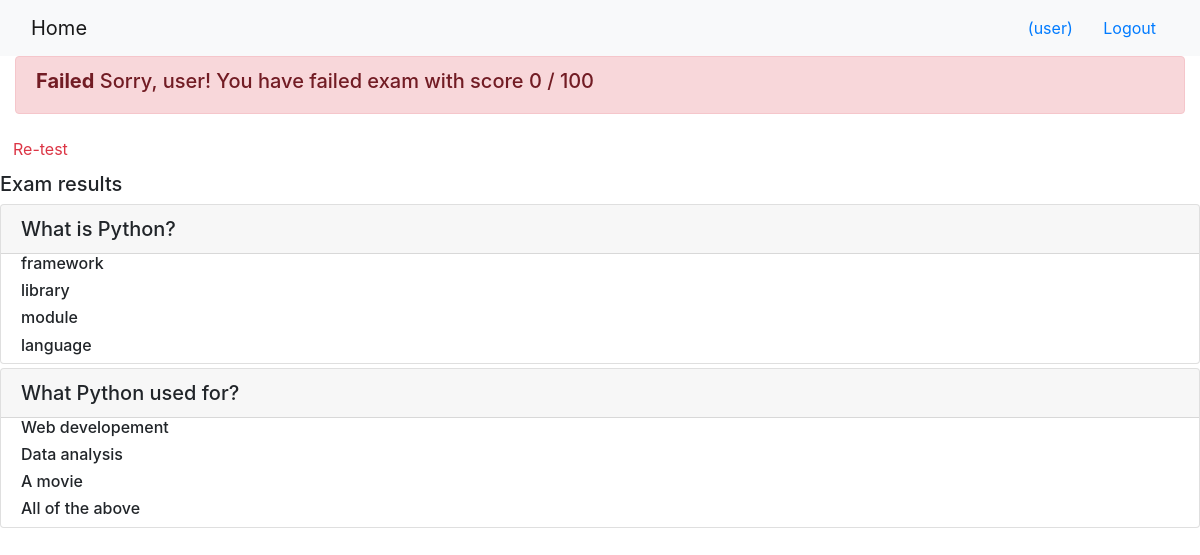
Screenshot of /onlinecourse/2/show_exam_result/2 (signed in) with the database file from the repository.
### onlinecourse/models.py (models this page shows, shortened)
class Question(models.Model):
    question_text = models.TextField()
    grade = models.IntegerField()
    lesson_id = models.ForeignKey(Lesson, on_delete=models.CASCADE)

class Choice(models.Model):
    choice_text = models.TextField()
    is_correct = models.BooleanField()
    question_id = models.ForeignKey(Question, on_delete=models.CASCADE)

### onlinecourse/views.py (the view, shortened to what this page needs)
# urls.py: path('<int:course_id>/show_exam_result/<int:submission_id>', views.show_exam_result, name='show_exam_result'),
def show_exam_result(request, course_id, submission_id):
    context = {}
    course = Course.objects.get(pk=course_id)
    submission = Submission.objects.get(pk=submission_id)
    number_of_questionsss = get_quest_number(course_id)
    selected_choice_ids = submission.chocies.all()
    total_score = 0
    print('im here')
    questions = []
    print('the questions of the exam:')
    print(questions)
    number_of_questions = len(questions)
    print(number_of_questions)
    selected_correct_choices = []
    correct_and_not_selected = []
    questions_total_score = 0
    print('total score')
    print(total_score)
    total_score = int((total_score * 100)/number_of_questionsss)
    selected_choice_idss = []
    for id in selected_choice_ids:
        selected_choice_idss.append(id.pk)
    print(selected_correct_choices)
    print(selected_correct_choices.count(1))
    print('selected_choice_idss')
    print(selected_choice_idss)
    print('number of questionsss')
    print(number_of_questionsss)
    context['course'] = course
    context['submission'] = submission
    context['selected_choice_idss'] = selected_choice_idss
    context['total_score'] = total_score
    context['selected_correct_choices'] = selected_correct_choices
    context['correct_and_not_selected'] = correct_and_not_selected
    return render(request, 'onlinecourse/exam_result_bootstrap.html', context)

### onlinecourse/views.py (called while the page is built)
def get_quest_number(course_id):
    list_of_questions = []
    lessons = Lesson.objects.filter(course=course_id)
    for lesson in lessons:
        questions = Question.objects.filter(lesson_id=lesson.id)
        for question in questions:
            if question.id in list_of_questions:
                None
            else:
                list_of_questions.append(question.id)
    return len(list_of_questions)

### onlinecourse/templates/onlinecourse/exam_result_bootstrap.html (shortened to what this page needs)
<!DOCTYPE html>
<html lang="en">
<head>
    {% load static %}
    <link rel="stylesheet" href="https://maxcdn.bootstrapcdn.com/bootstrap/4.5.2/css/bootstrap.min.css">
</head>
<body>
 <nav class="navbar navbar-light bg-light">
    <div class="container-fluid">
        <div class="navbar-header">
              <a class="navbar-brand" href="{% url 'onlinecourse:index' %}">Home</a>
        </div>
        <ul class="nav navbar-nav navbar-right">
            {% if user.is_authenticated %}
            <li>
                <a class="btn btn-link" href="#">{{ user.first_name }}({{ user.username }})</a>
                <a class="btn btn-link" href="{% url 'onlinecourse:logout' %}">Logout</a>
            </li>
            {% endif %}
        </ul>
    </div>
</nav>
<div class="container-fluid">
    {% if total_score >= 75 %}
    <div class="alert alert-success">
       <h5><b>Congratulations, {{user.username}}!</b> You have passed the exam with score {{total_score}} / 100 </h5>
    </div>
    {% else %}
        <div class="alert alert-danger">
            <h5><b>Failed</b> Sorry, {{user.username}}! You have failed exam with score {{total_score}} / 100 </h5>
        </div>
        </div>
        <a class="btn btn-link text-danger" href="{% url 'onlinecourse:course_details' course.id %}">Re-test</a>
        {% endif %}
        <div class="card-columns-vertical mt-1">
            <h5 class="">Exam results</h5>
            {% for lesson in course.lesson_set.all %}
                {% for question in lesson.question_set.all %}
                    <div class="card mt-1">
                        <h5 class="card-header">{{question.question_text}}</h5>
                        {% for choice in question.choice_set.all %}
                            <div class="form-check">
                                {% if choice.pk in selected_correct_choices %}
                                    <!--<input type="checkbox" class="form-check-input" value = "">
                                    <label class="form-check-label">{{choice.choice_text}} {{submission.choice_set.all}}</label>-->
                                    <h6 class="text-success">Correct answer: {{choice.choice_text}}</h6>
                                {% elif choice.pk in selected_choice_idss %}
                                    <h6 class="text-danger">Wrong answer: {{choice.choice_text}}</h6>
                                {% elif choice.pk in correct_and_not_selected %}
                                    <h6 class="text-warning">Not selected: {{choice.choice_text}}</h6>
                                {% else %}
                                    <h6 class="text-body">{{choice.choice_text}}</h6>
                                {% endif %}
                            </div>
                        {% endfor %}
                        </div>
                    </div>
                {% endfor %}
            {% endfor %}
</body>
</html>

### rows the page displays
Question: question_text "What is Python?"
Choice: choice_text "framework"
Choice: choice_text "library"
Choice: choice_text "module"
Choice: choice_text "language"
Question: question_text "What Python used for?"
Choice: choice_text "Web developement"
Choice: choice_text "Data analysis"
Choice: choice_text "A movie"
Choice: choice_text "All of the above"

### other values shown
{{ user.username }} "user"
{{ total_score }} "0"
